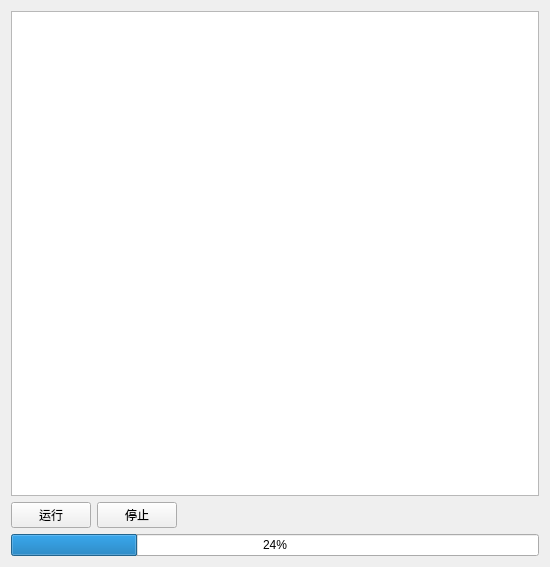
<?xml version="1.0" encoding="UTF-8"?>
<ui version="4.0">
 <class>AgriFieldIdentifyCalculate</class>
 <widget class="QWidget" name="AgriFieldIdentifyCalculate">
  <property name="geometry">
   <rect>
    <x>0</x>
    <y>0</y>
    <width>550</width>
    <height>567</height>
   </rect>
  </property>
  <property name="windowTitle">
   <string>Form</string>
  </property>
  <layout class="QGridLayout" name="gridLayout">
   <item row="0" column="0">
    <widget class="QWidget" name="widget" native="true">
     <layout class="QVBoxLayout" name="verticalLayout">
      <property name="leftMargin">
       <number>0</number>
      </property>
      <property name="topMargin">
       <number>0</number>
      </property>
      <property name="rightMargin">
       <number>0</number>
      </property>
      <property name="bottomMargin">
       <number>0</number>
      </property>
      <item>
       <widget class="QTextBrowser" name="textBrowser_2"/>
      </item>
      <item>
       <layout class="QHBoxLayout" name="horizontalLayout_2">
        <item>
         <layout class="QHBoxLayout" name="horizontalLayout">
          <item>
           <widget class="QPushButton" name="BT_Play">
            <property name="sizePolicy">
             <sizepolicy hsizetype="Fixed" vsizetype="Fixed">
              <horstretch>0</horstretch>
              <verstretch>0</verstretch>
             </sizepolicy>
            </property>
            <property name="text">
             <string>运行</string>
            </property>
           </widget>
          </item>
          <item>
           <widget class="QPushButton" name="BT_Stop">
            <property name="sizePolicy">
             <sizepolicy hsizetype="Fixed" vsizetype="Fixed">
              <horstretch>0</horstretch>
              <verstretch>0</verstretch>
             </sizepolicy>
            </property>
            <property name="text">
             <string>停止</string>
            </property>
           </widget>
          </item>
         </layout>
        </item>
        <item>
         <spacer name="horizontalSpacer">
          <property name="orientation">
           <enum>Qt::Horizontal</enum>
          </property>
          <property name="sizeHint" stdset="0">
           <size>
            <width>40</width>
            <height>20</height>
           </size>
          </property>
         </spacer>
        </item>
       </layout>
      </item>
      <item>
       <widget class="QProgressBar" name="progressBar">
        <property name="value">
         <number>24</number>
        </property>
       </widget>
      </item>
     </layout>
    </widget>
   </item>
  </layout>
 </widget>
 <resources/>
 <connections/>
</ui>
